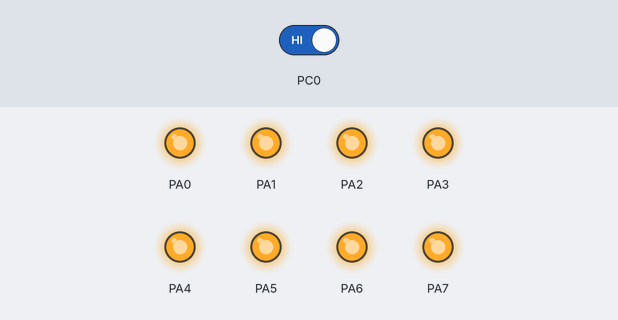
This program was run on a simulated ATmega32, built with avr-gcc and emulated at 16 MHz (the files do not name the chip). On the bench: output pins drawn as LEDs (lit = HIGH). The inputs (shaded band) are chosen by the test bench; at power-on: PC0 HIGH.

Above: at 20.35 s.
21.3 s: PC0 driven LOW
At 22.0 s:
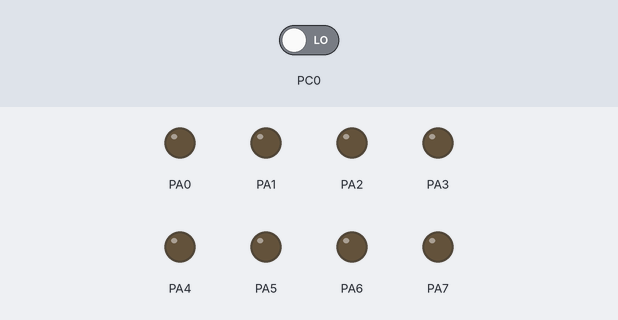
25.5 s: PC0 driven HIGH
At 26.85 s:
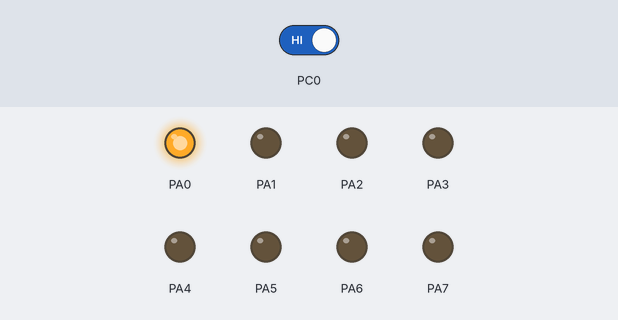
Timing chart, 0 to 35.7 s (numbered marks = the images above; inputs shaded):
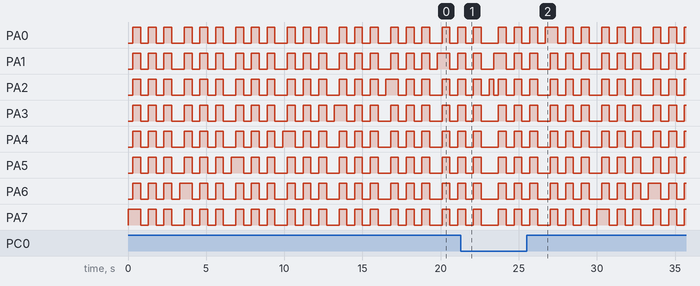

Measured:
- by itself, PA0, PA7: repeats every 3.3 s: 2 × (LOW 0.50 s, HIGH 0.50 s), LOW 0.80 s, HIGH 0.50 s
- by itself, PA1–6: moves between LOW and HIGH, repeating every 8.9 s

The program:

main.c
```c
/*
 * Button_1.c
 *
 * Created: 2024-03-26 오후 2:37:26
 * Author : user
 */
//버튼 2개로 양쪽으로 옮겨가는 코드
#define	F_CPU 16000000UL
#include <avr/io.h>
#include <util/delay.h>
int main(void)
{
	DDRA = 0xff;	// LED연결 A포트는 모두 출력으로 사용하겠다.
	//DDRC = 0x00; //DDRC 레지스터 전체를 버튼 입력으로 설정 //   1번째

	//DDRC = DDRC & ~(1<<PINC0); //0번핀만 입력설정          //2번째방법
	//DDRC = DDRC & ~(1<<PINC1); //1번핀만 입력설정          //2번째방법
	//DDRC = DDRC & ~(1<<PINC2); //2번핀만 입력설정 	         //2번째방법

	//DDRC의 0,1,2번 핀만... 입력 설정 연산자를 사용함
	DDRC = DDRC & (~(1<<PINC0) | ~(1<<PINC1) | ~(1<<PINC2));
	//어느 포트를 입력으로 가져다가 쓴 지 알기 위해 표현해준 식
	//8bit 모두 0이나와도 입력 or 출력 어느 것으로 쓰는지 알기 위해 꼭 써줘야함
	//그러나 메모리가 부족한 경우에는 생략가능


	//DDRC = DDRC & (~(1<<0) | ~(1<<1) | ~(1<<2)); //위에 놈과 같음


	//DDRC = 0x00; //DDRC 레지스터 전체를 버튼 입력으로 설정

	uint8_t ledData = 0x01;
	uint8_t buttonData;	// 버튼 입력을 받을 변수 설정
	int flag = 0;	// ATmega128에서 int형은 2byte임
	PORTA = 0x00;	// LED 꺼진 상태로 출발

	while (1)
	{
		buttonData = PINC;
		if ((buttonData & (1<<0)) == 0) //0이랑 and하면 무조건 0 입력이 들어오면 pull up 때문에 0이됨
		{								//버튼을 눌렀을 때 밑에 식을 실행한다.
			ledData = (ledData >> 7) | (ledData << 1);
			PORTA = ledData;
			_delay_ms(300);
		}
		if ((buttonData & (1<<1)) == 0)
		{
			ledData = (ledData >> 1) | (ledData << 7);
			PORTA = ledData;
			_delay_ms(300);
		}
		if (flag == 0)
		{
			if ((buttonData & (1<<2)) == 0) //눌리면 실행
			{
				flag = 1;
			}
			else
			{
				flag = 0;
			}
		}
		if (flag == 1)
		{
			for (uint8_t i = 0; i < 3; i++) //3번 실행
			{
				PORTA = 0xff;
				_delay_ms(500);
				PORTA = 0x00;
				_delay_ms(500);
			}
			flag = 0;
		}
	}
}
```
